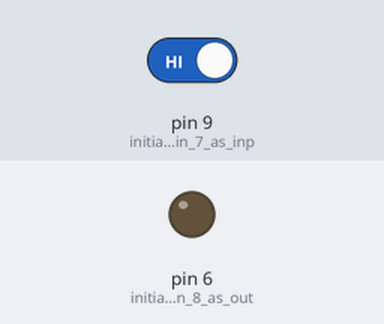
A sketch run on a simulated Arduino Uno, built with avr-gcc and run on an emulated ATmega328P. On the bench: output pins drawn as LEDs (lit = HIGH). The test bench sets the inputs (shaded band); at power-on: pin 9 (initializing_pin_7_as_inp) HIGH.

Above: at 1.2 s.
1.3 s: pin 9 (initializing_pin_7_as_inp) driven LOW
At 1.9 s:
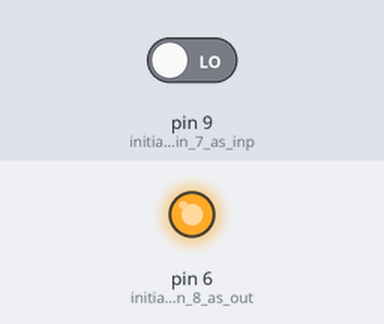
2.8 s: pin 9 (initializing_pin_7_as_inp) driven HIGH
At 4.2 s:
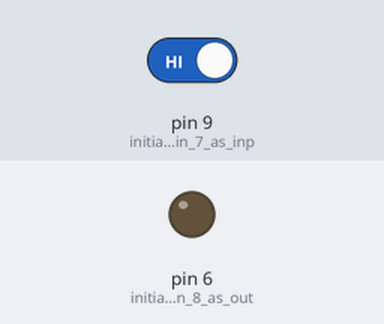
Timing chart, 0 to 5.8 s (numbered marks = the images above; inputs shaded):
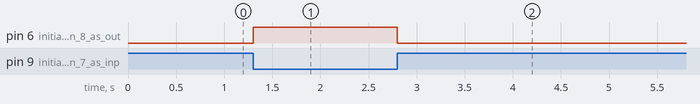

Measured:
- after the input at 1.3 s, pin 6 (initializing_pin_8_as_out): LOW → HIGH at once
- after the input at 2.8 s, pin 6 (initializing_pin_8_as_out): HIGH → LOW at once

The sketch:

lab_2_ino.ino
```cpp
//
//                        lab_2_ino.ino
//
//
//
//  By: Lydia Easter
//  Date: 31 August 2023
//  Class: ECE-1002-002
//  Assignment: Lab 2
//
//  Problem Statement: When there isn't very much light going through the sensor, it turns the LED on.
//    When there is light going through the sensor, it turns the LED off.
//

void setup()
{
  pinMode(6, OUTPUT); // initializing pin 8 as output
  pinMode(9, INPUT); // initializing pin 7 as input
}
void loop()
{
  if (digitalRead(9) == LOW)
  {
    digitalWrite(6, HIGH); // send power to pin 8 if there is no light on LED
  }
  else
  {
    digitalWrite(6, LOW); // turn off power to pin 8 if there is light on LED
  }
}
```
